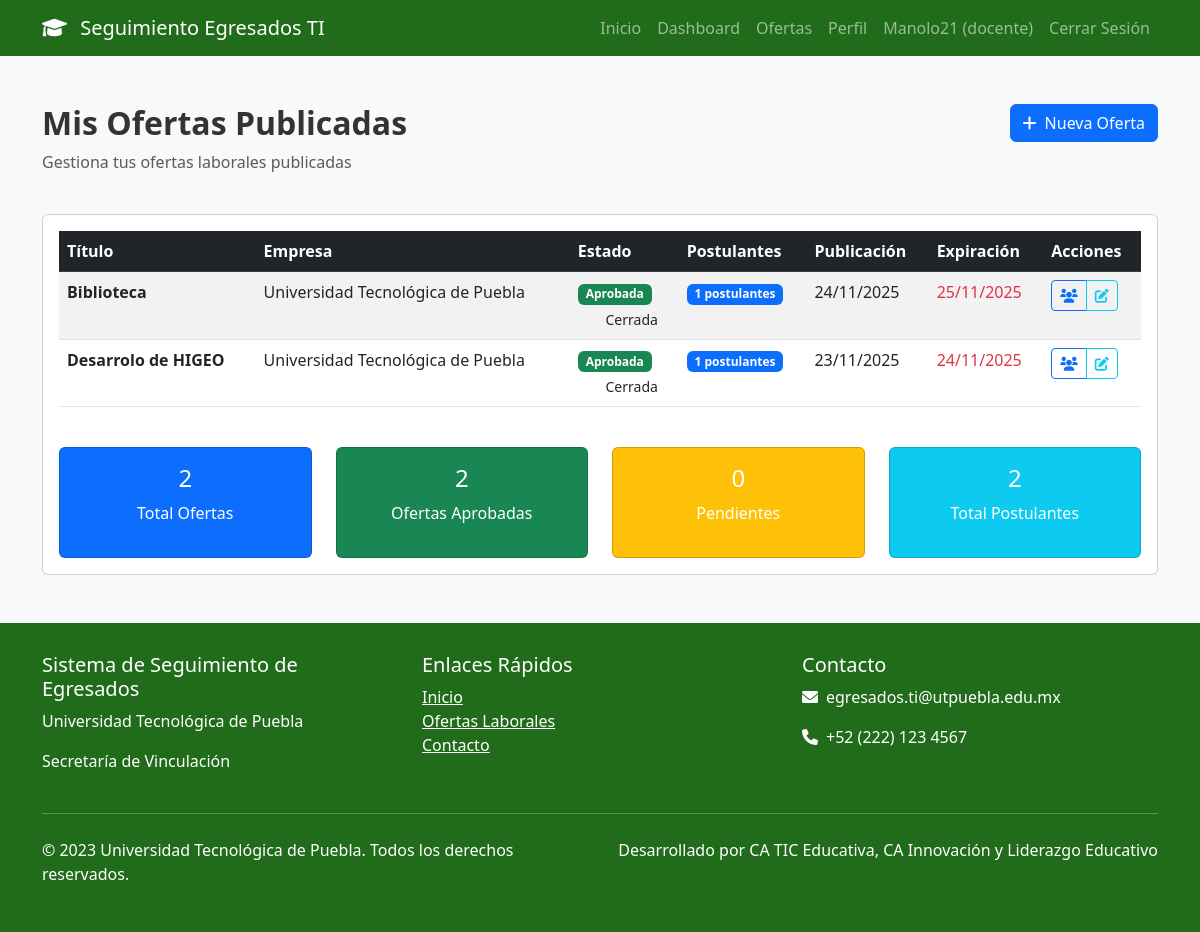
/mis_ofertas.php (signed in), run on the app's committed database.
### tables this page shows
CREATE TABLE `ofertas_laborales` (
  `id` int(11) NOT NULL,
  `titulo` varchar(200) NOT NULL,
  `empresa` varchar(100) NOT NULL,
  `descripcion` text DEFAULT NULL,
  `requisitos` text DEFAULT NULL,
  `contacto` varchar(100) DEFAULT NULL,
  `estado` enum('pendiente','aprobada','rechazada') DEFAULT 'pendiente',
  `semaforo` enum('verde','amarillo','rojo') DEFAULT 'verde',
  `usuario_publica_id` int(11) DEFAULT NULL,
  `fecha_publicacion` timestamp NOT NULL DEFAULT current_timestamp(),
  `fecha_expiracion` date DEFAULT NULL
);

### mis_ofertas.php (the view, shortened to what this page needs)
<?php
$database = new Database();
$db = $database->getConnection();
$user_id = $_SESSION['user_id'];
$query = "SELECT o.*,
                 COUNT(p.id) as total_postulantes,
                 DATE_FORMAT(o.fecha_publicacion, '%d/%m/%Y') as fecha_publicacion_format,
                 DATE_FORMAT(o.fecha_expiracion, '%d/%m/%Y') as fecha_expiracion_format
          FROM ofertas_laborales o
          LEFT JOIN postulaciones p ON o.id = p.oferta_id
          WHERE o.usuario_publica_id = :user_id
          GROUP BY o.id
          ORDER BY o.fecha_publicacion DESC";
$stmt = $db->prepare($query);
$stmt->bindParam(':user_id', $user_id);
$stmt->execute();
$ofertas = $stmt->fetchAll(PDO::FETCH_ASSOC);
?>
<?php include 'includes/header.php'; ?>
<div class="container my-5">
    <div class="row mb-4">
        <div class="col">
            <h2 class="fw-bold">Mis Ofertas Publicadas</h2>
            <p class="text-muted">Gestiona tus ofertas laborales publicadas</p>
        </div>
        <div class="col-auto">
            <a href="nueva_oferta.php" class="btn btn-primary">
                <i class="fas fa-plus me-2"></i>Nueva Oferta
            </a>
        </div>
    </div>
    <div class="card">
        <div class="card-body">
            <?php if (count($ofertas) > 0): ?>
                <div class="table-responsive">
                    <table class="table table-striped table-hover">
                        <thead class="table-dark">
                            <tr>
                                <th>Título</th>
                                <th>Empresa</th>
                                <th>Estado</th>
                                <th>Postulantes</th>
                                <th>Publicación</th>
                                <th>Expiración</th>
                                <th>Acciones</th>
                            </tr>
                        </thead>
                        <tbody>
                            <?php foreach ($ofertas as $oferta): ?>
                                <tr>
                                    <td>
                                        <strong><?php echo htmlspecialchars($oferta['titulo']); ?></strong>
                                    </td>
                                    <td><?php echo htmlspecialchars($oferta['empresa']); ?></td>
                                    <td>
                                        <?php echo getEstadoBadge($oferta['estado']); ?>
                                        <br>
                                        <small>
                                            <span class="traffic-light traffic-<?php echo $oferta['semaforo']; ?> me-1"></span>
                                            <?php echo getSemaforoText($oferta['semaforo']); ?>
                                        </small>
                                    </td>
                                    <td>
                                        <span
                                            class="badge bg-<?php echo $oferta['total_postulantes'] > 0 ? 'primary' : 'secondary'; ?>">
                                            <?php echo $oferta['total_postulantes']; ?> postulantes
                                        </span>
                                    </td>
                                    <td><?php echo $oferta['fecha_publicacion_format']; ?></td>
                                    <td>
                                        <?php if (strtotime($oferta['fecha_expiracion']) < time()): ?>
                                            <span class="text-danger"><?php echo $oferta['fecha_expiracion_format']; ?></span>
                                        <?php else: ?>
                                            <?php echo $oferta['fecha_expiracion_format']; ?>
                                        <?php endif; ?>
                                    </td>
                                    <td>
                                        <div class="btn-group btn-group-sm">
                                            <a href="ver_postulantes.php?oferta_id=<?php echo $oferta['id']; ?>"
                                                class="btn btn-outline-primary" title="Ver Postulantes">
                                                <i class="fas fa-users"></i>
                                            </a>
                                            <button type="button" class="btn btn-outline-info" data-bs-toggle="modal"
                                                data-bs-target="#editModal<?php echo $oferta['id']; ?>" title="Editar">
                                                <i class="fas fa-edit"></i>
                                            </button>
                                        </div>
                                    </td>
                                </tr>
                            <?php endforeach; ?>
                        </tbody>
                    </table>
                </div>
                <div class="row mt-4">
                    <div class="col-md-3">
                        <div class="card bg-primary text-white">
                            <div class="card-body text-center">
                                <h4><?php echo count($ofertas); ?></h4>
                                <p>Total Ofertas</p>
                            </div>
                        </div>
                    </div>
                    <div class="col-md-3">
                        <div class="card bg-success text-white">
                            <div class="card-body text-center">
                                <h4><?php echo count(array_filter($ofertas, fn($o) => $o['estado'] == 'aprobada')); ?></h4>
                                <p>Ofertas Aprobadas</p>
                            </div>
                        </div>
                    </div>
                    <div class="col-md-3">
                        <div class="card bg-warning text-white">
                            <div class="card-body text-center">
                                <h4><?php echo count(array_filter($ofertas, fn($o) => $o['estado'] == 'pendiente')); ?></h4>
                                <p>Pendientes</p>
                            </div>
                        </div>
                    </div>
                    <div class="col-md-3">
                        <div class="card bg-info text-white">
                            <div class="card-body text-center">
                                <h4><?php echo array_sum(array_column($ofertas, 'total_postulantes')); ?></h4>
                                <p>Total Postulantes</p>
                            </div>
                        </div>
                    </div>
                </div>
            <?php endif; ?>
        </div>
    </div>
</div>
<?php
function getEstadoBadge($estado)
{
    switch ($estado) {
        case 'aprobada':
            return '<span class="badge bg-success">Aprobada</span>';
    }
}
function getSemaforoText($semaforo)
{
    switch ($semaforo) {
        case 'rojo':
            return 'Cerrada';
    }
}
?>
<?php include 'includes/footer.php'; ?>

### css/style.css (style rules this page uses)
:root { --primary-color: #216c1a; --secondary-color: #e63946; --accent-color: #2a9d3d; --light-color: #f1faee; --dark-color: #216c1a; }
body { font-family: 'Segoe UI', Tahoma, Geneva, Verdana, sans-serif; background-color: #f8f9fa; color: #333; }
.traffic-light { width: 20px; height: 20px; border-radius: 50%; display: inline-block; margin-right: 5px; }

### data on the page
ofertas_laborales: titulo "Biblioteca", empresa "Universidad Tecnológica de Puebla", estado "Aprobada", semaforo "Cerrada", total_postulantes "1", fecha_publicacion_format "24/11/2025", fecha_expiracion_format "25/11/2025"
ofertas_laborales: titulo "Desarrolo de HIGEO", empresa "Universidad Tecnológica de Puebla", estado "Aprobada", semaforo "Cerrada", total_postulantes "1", fecha_publicacion_format "23/11/2025", fecha_expiracion_format "24/11/2025"

### other printed values
$_SESSION['user_name'] "Manolo21"
$_SESSION['user_role'] "docente"
count($ofertas) "2"
count(array_filter($ofertas, fn($o) => $o['estado'] == 'aprobada')) "2"
count(array_filter($ofertas, fn($o) => $o['estado'] == 'pendiente')) "0"
array_sum(array_column($ofertas, 'total_postulantes')) "2"
